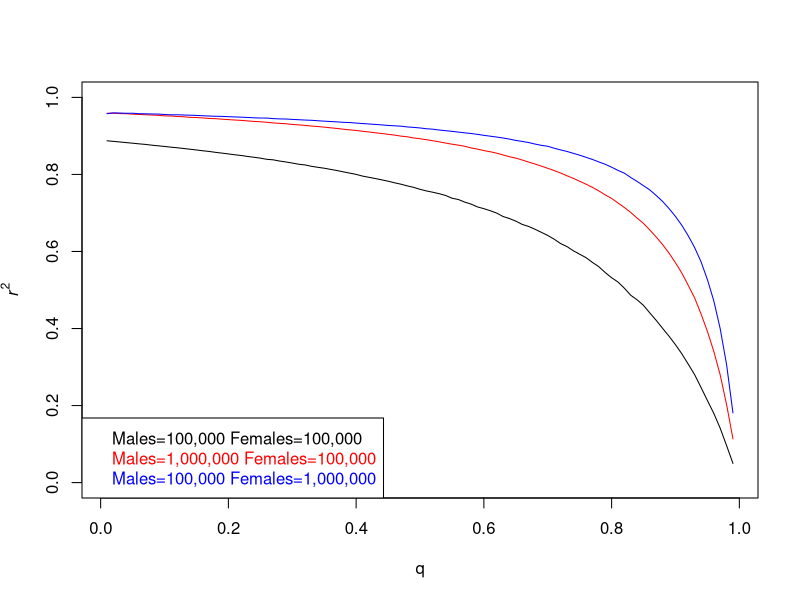

The R source for this figure:
#May 28, 2025
#R code for simulations for Figure 3
#written by Daniel Shriner

png("Figure 3.png",height=6,width=6,units="in",res=600)
res <- vector("numeric",99)
q <- 1:99/100
n <- 100000
for (i in 1:99) {
	M <- rbinom(n,1,q[i])
	N <- 2*M
	F <- rbinom(n,2,q[i])
	X <- c(M,F)
	Y <- c(N,F)
	res[i] <- cor(X,Y)
}
plot(q,res^2,ylim=c(0,1),ylab=expression(italic(r)^2),type="l")

res <- vector("numeric",99)
q <- 1:99/100
n <- 100000
for (i in 1:99) {
	M <- rbinom(10*n,1,q[i])
	N <- 2*M
	F <- rbinom(n,2,q[i])
	X <- c(M,F)
	Y <- c(N,F)
	res[i] <- cor(X,Y)
}
lines(q,res^2,col="red")

res <- vector("numeric",99)
q <- 1:99/100
n <- 100000
for (i in 1:99) {
	M <- rbinom(n,1,q[i])
	N <- 2*M
	F <- rbinom(10*n,2,q[i])
	X <- c(M,F)
	Y <- c(N,F)
	res[i] <- cor(X,Y)
}
lines(q,res^2,col="blue")

legend("bottomleft",legend=c("Males=100,000 Females=100,000","Males=1,000,000 Females=100,000","Males=100,000 Females=1,000,000"),text.col=c("black","red","blue"))

dev.off()
